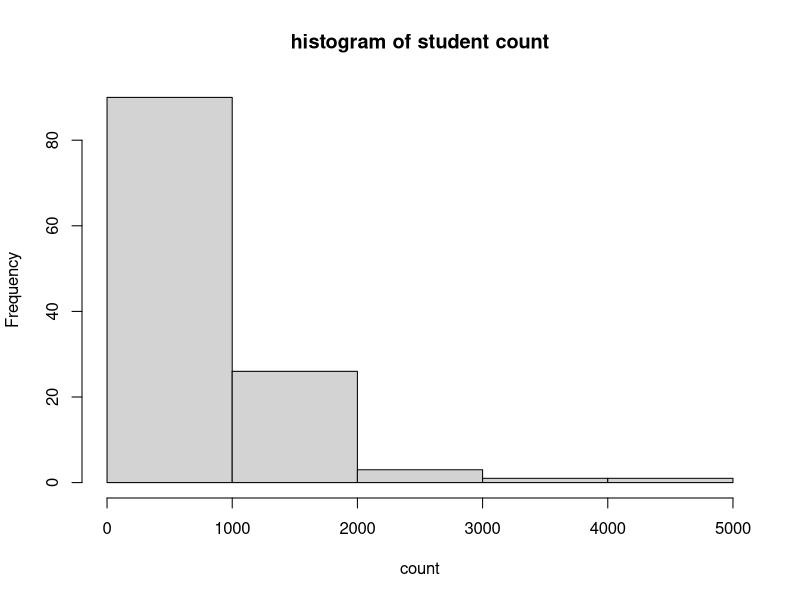

Generate this figure with R: (Note: this script raises an error after producing the figure.)
getwd()
setwd("/users/dekunke/Dropbox/DSA8010/Labs/Data")
getwd()

highschools <- read.csv("Chicago_HS.csv",header=TRUE)

# view first 5 rows
head(highschools)

# investigate object classes
class(highschools)
class(highschools$Student_Count_Total)
class(highschools$Dress_Code)



# convert dress code into a factor
highschools$Dress_Code <- as.factor(highschools$Dress_Code)

class(highschools$Dress_Code)

# make some exploratory plots
hist(highschools$Student_Count_Total, main="histogram of student count",
     xlab='count',breaks=5)


# make a boxplot of "Student_Count_Low_Income"


# change title, axis labels, and orientation

# save boxplot as object


# scatter plot of "Average_ACT_School" vs "College_Enrollment_Rate_School"


# frequency table of "Dress_Code"


# summary statistics
mean(highschool$Student_Count_Total)
median(highschool$Student_Count_Total)
sd(highschool$Student_Count_Total)^2
var(highschool$Student_Count_Total)
summary(highschool$Student_Count_Total)
cor(highschool$Student_Count_Total, highschool$Graduation_Rate_Schopl)

# ====================================
# subsetting with R
# ====================================

# extract rows 1-19 of the data frame

# extract row 24 of the data frame

# extract rows for all schools with >1500 students

# extract just column 4

# extract columns 4,6, 9, and 10
